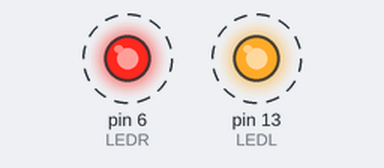
The sketch below on a simulated Arduino Uno, built with avr-gcc and run on an emulated ATmega328P. On the bench: output pins drawn as LEDs (lit = HIGH). Dashed ring = blinking.

Above: at 0.2 s.
Timing chart, 0 to 3.0 s (numbered marks = the images above):
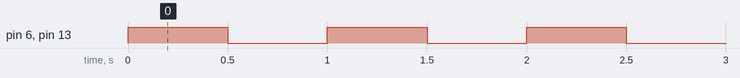

Measured:
- by itself, pin 6 (LEDR), pin 13 (LEDL): alternates HIGH for 0.50 s and LOW for 0.50 s

The sketch:

LED.ino
```cpp
#define LEDL 13
#define LEDR 6

void setup() {
  // put your setup code here, to run once:

  pinMode(LEDL, OUTPUT);
  pinMode(LEDR, OUTPUT);

}

void loop() {
  // put your main code here, to run repeatedly:

  digitalWrite(LEDL, HIGH);
  digitalWrite(LEDR, HIGH);

  delay(500);

  digitalWrite(LEDL, LOW);
  digitalWrite(LEDR, LOW);

  delay(500);
}
```
